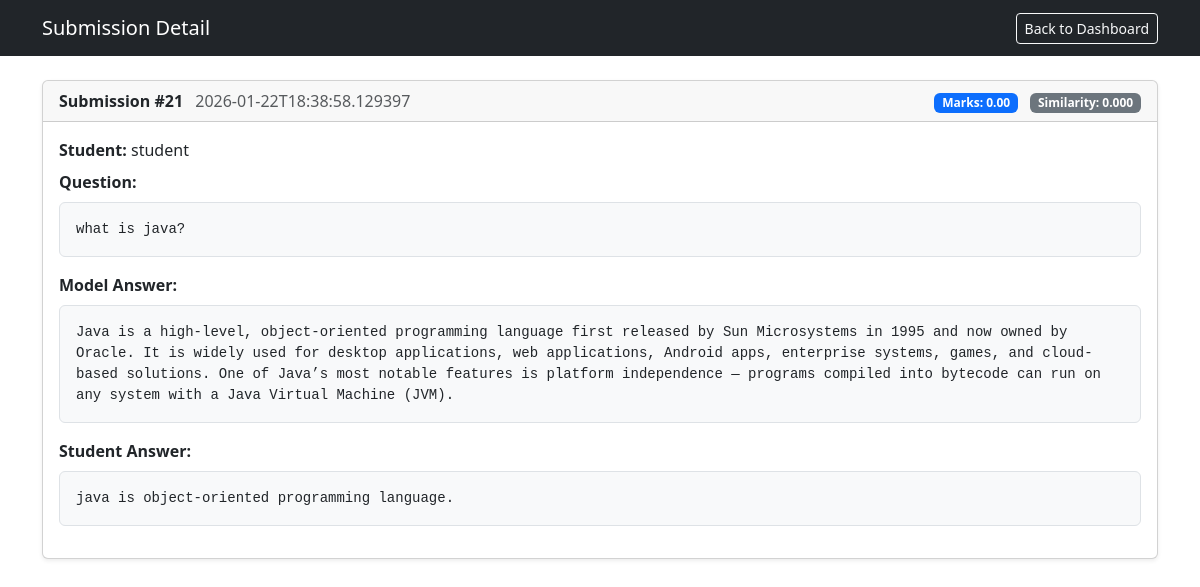
Screenshot of /teacher/submissions/21 (signed in) with the database file from the repository.
### tables this page shows
CREATE TABLE submissions (
        id INTEGER PRIMARY KEY AUTOINCREMENT,
        question_id INTEGER,
        student_id INTEGER,
        answer_text TEXT,
        marks_obtained REAL,
        similarity REAL,
        submitted_at TEXT,
        FOREIGN KEY (question_id) REFERENCES questions(id),
        FOREIGN KEY (student_id) REFERENCES students(id)
    );

CREATE TABLE students (
        id INTEGER PRIMARY KEY AUTOINCREMENT,
        name TEXT,
        email TEXT UNIQUE,
        password TEXT
    );

CREATE TABLE questions (
        id INTEGER PRIMARY KEY AUTOINCREMENT,
        teacher_id INTEGER,
        question_text TEXT,
        model_answer TEXT,
        max_marks INTEGER,
        created_at TEXT, allow_resubmission INTEGER DEFAULT 0, deadline_at TEXT, open_at TEXT, close_at TEXT,
        FOREIGN KEY (teacher_id) REFERENCES teachers(id)
    );

### app.py (the view)
@app.route('/teacher/submissions/<int:submission_id>')
def teacher_submission_detail(submission_id):
    if session.get('role') != 'teacher':
        return redirect(url_for('index'))
    teacher_id = session.get('teacher_id')
    conn = init_db()
    cur = conn.cursor()
    cur.execute('''
        SELECT s.id, st.name, q.question_text, q.model_answer, s.answer_text, s.marks_obtained, s.similarity, s.submitted_at
        FROM submissions s
        JOIN students st ON s.student_id = st.id
        JOIN questions q ON s.question_id = q.id
        WHERE s.id = ? AND q.teacher_id = ?
    ''', (submission_id, teacher_id))
    row = cur.fetchone()
    conn.close()
    if not row:
        flash('Submission not found.', 'error')
        return redirect(url_for('teacher_dashboard'))
    return render_template('submission_detail.html', submission=row)

### app.py (called while the page is built)
def init_db():
    conn = sqlite3.connect('results.db')
    return conn

### templates/submission_detail.html (shortened to what this page needs)
<!DOCTYPE html>
<html lang="en">
<head>
  <link rel="stylesheet" href="https://cdn.jsdelivr.net/npm/bootstrap@5.3.2/dist/css/bootstrap.min.css">
</head>
<body>
  <nav class="navbar navbar-expand-lg navbar-dark bg-dark">
    <div class="container">
      <a class="navbar-brand" href="#">Submission Detail</a>
      <div class="ms-auto">
        <a class="btn btn-outline-light btn-sm" href="{{ url_for('teacher_dashboard') }}">Back to Dashboard</a>
      </div>
    </div>
  </nav>
  <div class="container py-4">
    <div class="row g-4">
      <div class="col-12">
        <div class="card shadow-sm">
          <div class="card-header d-flex justify-content-between align-items-center">
            <div>
              <strong>Submission #{{ submission[0] }}</strong>
              <span class="text-muted ms-2">{{ submission[7] }}</span>
            </div>
            <div>
              <span class="badge bg-primary">Marks: {{ '%.2f'|format(submission[5]) }}</span>
              <span class="badge bg-secondary ms-2">Similarity: {{ '%.3f'|format(submission[6]) }}</span>
            </div>
          </div>
          <div class="card-body">
            <div class="mb-2"><strong>Student:</strong> {{ submission[1] }}</div>
            <div class="mb-2"><strong>Question:</strong></div>
            <pre class="p-3 bg-light border rounded">{{ submission[2] }}</pre>
            <div class="mb-2"><strong>Model Answer:</strong></div>
            <pre class="p-3 bg-light border rounded">{{ submission[3] }}</pre>
            <div class="mb-2"><strong>Student Answer:</strong></div>
            <pre class="p-3 bg-light border rounded">{{ submission[4] }}</pre>
          </div>
        </div>
      </div>
    </div>
  </div>
</body>
</html>

### templates/submission_detail.html (style rules this page uses)
pre { white-space: pre-wrap; }

### rows the page displays
submissions: id "21", submitted_at "2026-01-22T18:38:58.129397", marks_obtained "0.00", similarity "0.000", answer_text "java is object-oriented programming language."
students: name "student"
questions: question_text "what is java?", model_answer "Java is a high-level, object-oriented programming language first released by Sun Microsystems in 1995 and now owned by Oracle. It is widely used for desktop applications, web applications, Android apps, enterprise systems, games, and cloud-based solutions. One of Java’s most notable features is platform independence — programs compiled into bytecode can run on any system with a Java Virtual Machine (JVM)."
